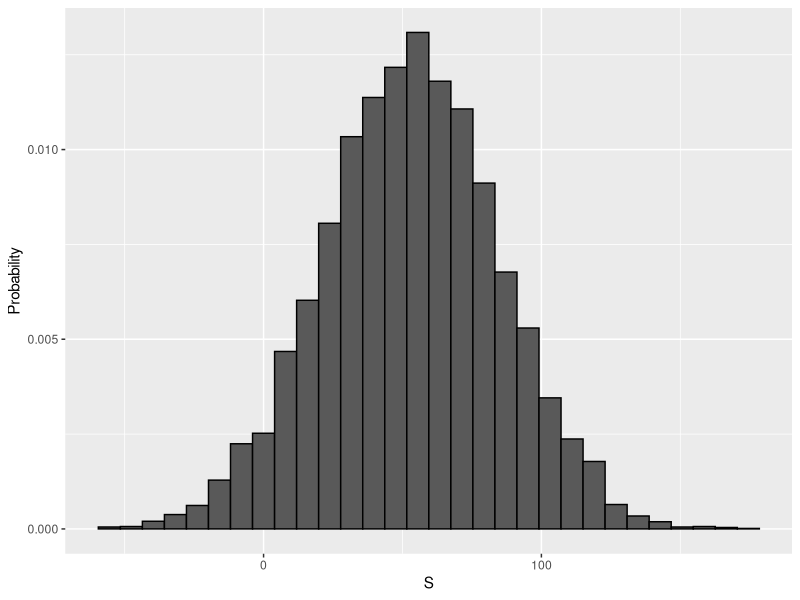

Source code (R):

library(tidyverse)
library(dslabs)
library(readxl)

# ESTUDIO DE CASO: RULETA CASINO

# Composicion de un ruleta
color <- rep(c("Black", "Red", "Green"), c(18, 18, 2))

# Lancemos 1000 veces
n <- 1000
X <- sample(ifelse(color == "Red", -1, 1),  n, replace = TRUE)
X[1:10]

# Saquemos una muestra respetando las probabilidades de salir de cada una
set.seed(10)
X <- sample(c(-1,1), n, replace = TRUE, prob = c(9/19, 10/19))
S <- sum(X)
S



# SIMULACION MONTE CARLO --------------------------------------------------

# Numero de personas
n <- 1000

# Numero de veces que repetimos el experimento
B <- 10000

# Definimos una funcion que calcula las ganancias del casino cada
# vez que juegan n personas
roulette_winnings <- function(n){
  
  X <- sample(c(-1,1), n, replace = TRUE, prob = c(9/19, 10/19))
  sum(X)

}

# Replicamos el experimento B veces
S <- replicate(B, roulette_winnings(n))


# Veamos como se distribuyen las ganancias del casino
data.frame(S) %>% 
  ggplot(aes(S, ..density..)) + 
  geom_histogram(color = "black") + 
  ylab("Probability")

# Cual es la probabilidad de que no haya perdidas
mean(S < 0)

# Cuanto gana el casino en promedio cada vez que juegan n personas
mean(S)
sd(S)



# TEOREMA DEL LIMITE CENTRAL ----------------------------------------------


# Valor esperado como el promedio
mean(20-18)/38


# Confirmamos con simulacion Monte Carlo
B <- 10^6
X <- sample(c(-1,1), B, replace = TRUE, prob=c(9/19, 10/19))
mean(X)

# Ganancia esperada sera numero de lances*valor esperado
n <- 1000
n*mean(X)

# Error estandar
2 * sqrt(90)/19
sd(X)

# Si usamos la formula de arriba y calculamos el error estandar
n <- 1000
sqrt(n) * 2 * sqrt(90)/19


# Comparando los resultados usando el CTL con la simulacion Monte Carlo inicial
n * (20-18)/38 
sqrt(n) * 2 * sqrt(90)/19 

mean(S)
sd(S)

# La probabilidad de perder dinero usando el CTL sera entonces 
# mu = expected value
mu <- n * (20-18)/38
# se = standard error
se <-  sqrt(n) * 2 * sqrt(90)/19 

pnorm(0, mu, se)

# Comparado con la Monte Carlo
mean(S < 0)


# -------------------------------------------------------------------------
